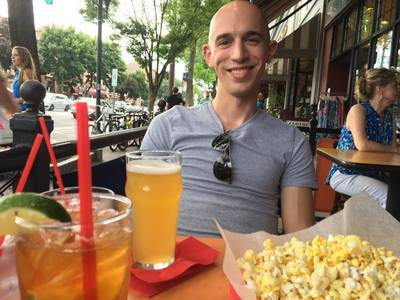
#> input picture opencv/06-rotate/saratoga.jpg, 400 x 300 px
$ python index.py
#> lines starting #> are read from the running program, lines starting #| are printed output that depends on the picture
# USAGE
# python rotate_simple.py --image images/saratoga.jpg

# import the necessary packages
import numpy as np
import argparse
import imutils
import cv2

# construct the argument parse and parse the arguments
parser = argparse.ArgumentParser()
parser.add_argument("-i", "--image", type=str, default="saratoga.jpg",
	help="path to the image file")
args = parser.parse_args()

# load the image from disk
image = cv2.imread(args.image)
#> image is the input picture: shape (300, 400, 3); mean B, G, R 92.4, 116.5, 141.6

(w,h) = image.shape[:2]
#> w = 300; h = 400

rotated = imutils.rotate(image, -90)
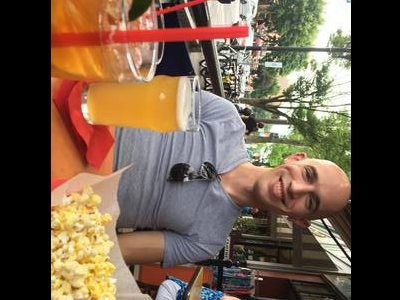
#> rotated: shape (300, 400, 3); mean B, G, R 72.4, 90.9, 111.1

cv2.imshow("rotated", rotated)
rotated_bound = imutils.rotate_bound(image, -90)
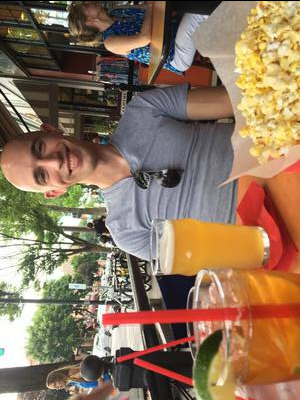
#> rotated_bound: shape (400, 300, 3); mean B, G, R 92.2, 116.2, 141.3
cv2.imshow("rotated_bound",rotated_bound)
cv2.waitKey(0)
# loop over the rotation angles
# for angle in np.arange(0, 360, 15):
# 	rotated = imutils.rotate(image, angle)
# 	cv2.imshow("Rotated (Problematic)", rotated)

# loop over the rotation angles again, this time ensuring
# no part of the image is cut off
# for angle in np.arange(0?
